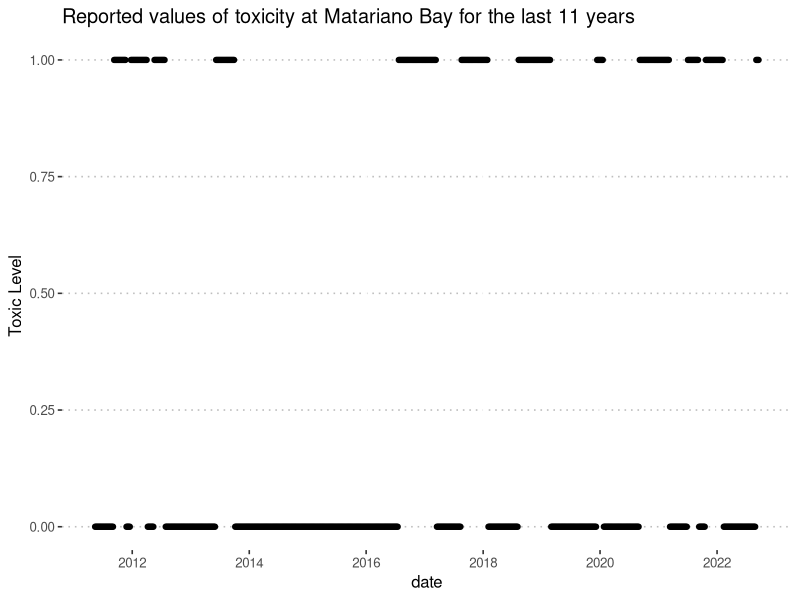

Here is the R script that generated this plot:
## ---- chunk 1
library(ggplot2)
library(lubridate)
library(ggpubr)

## ---- chunk 2

data = read.csv("MatarianoBayMaster.csv")

data$date = mdy(data$date)


ggplot(data, aes(x = date, y = sitebi)) +
  geom_point() +
  theme_pubclean()+
  labs(y = "Toxic Level ",title = "Reported values of toxicity at Matariano Bay for the last 11 years")


## ---- chunk 3

data = data[,c(-1,-2, -4)]
data = data[,c( 3 ,5,10, 11, 14 ,15,16,17,19)]

colnames(data) =  c("rain", "salinity_close", "Velocity_v_far" , "Velocity_u_far", "Velocity_v_deep", "Velocity_u_deep", "doy", "Elevation_close", "Temp_Annomoly_Close")


data[25:34, ]


